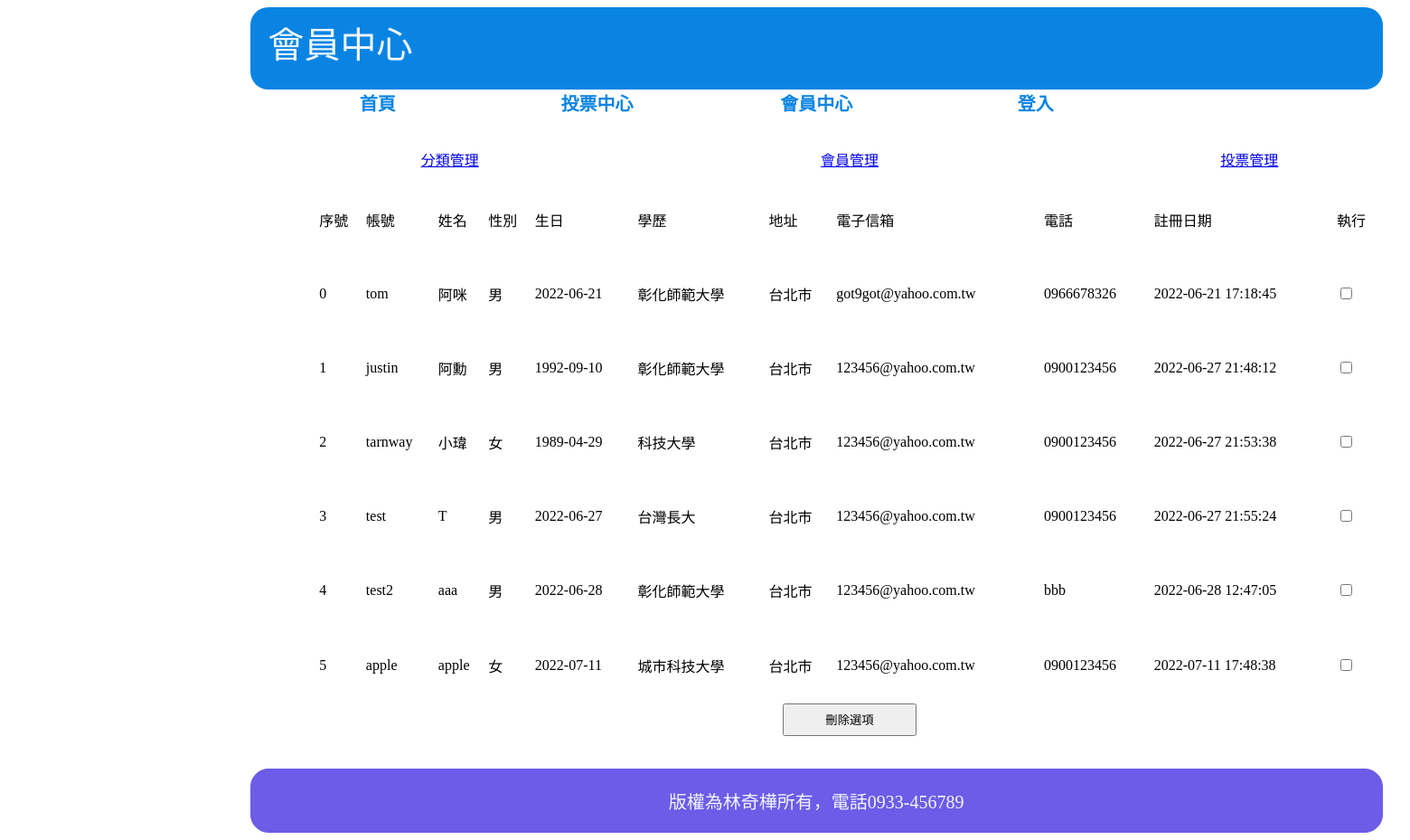
Page /back/back.php?table=2 on the earlier database version.
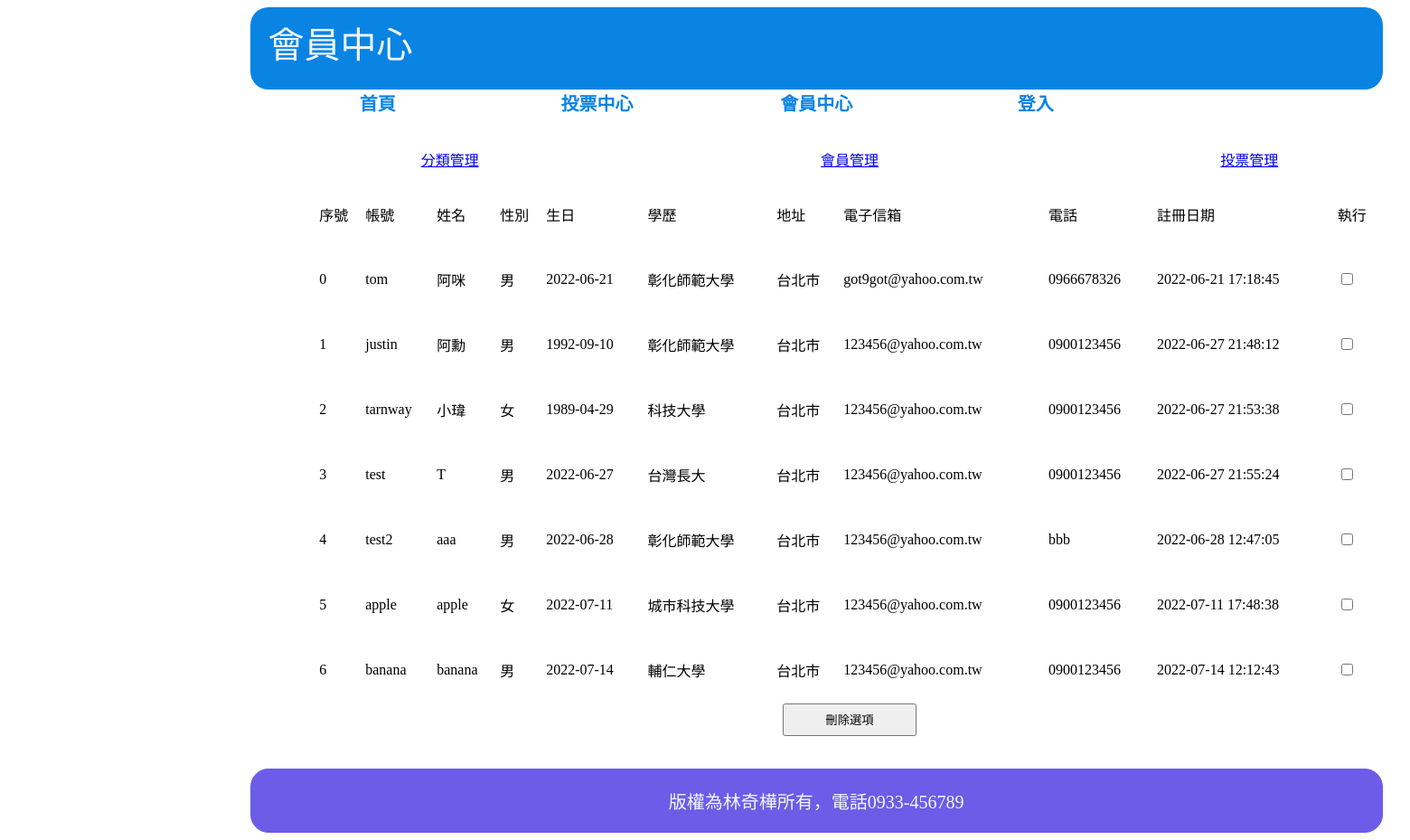
Same page on the later database version.
### tables this page shows
CREATE TABLE `users` (
  `id` int(11) UNSIGNED NOT NULL,
  `acc` varchar(12) NOT NULL,
  `pw` varchar(32) NOT NULL COMMENT '密碼',
  `name` varchar(12) NOT NULL,
  `gender` tinyint(1) UNSIGNED NOT NULL,
  `birthday` date NOT NULL,
  `eduction` varchar(32) NOT NULL,
  `addr` varchar(64) NOT NULL,
  `idcard` varchar(12) NOT NULL,
  `e-mail` varchar(64) NOT NULL,
  `phone` varchar(12) NOT NULL,
  `passnote` varchar(12) NOT NULL,
  `reg_date` datetime NOT NULL,
  `update_date` date NOT NULL
);

### function.php (called while the page is built, shortened)
<?php
function pdo()
{
    $dsn = "mysql:host=localhost;charset=utf8;dbname=vote";
    return  new PDO($dsn, 'root', '');
}
function all($table, ...$arg)
{
    $pdo = pdo();
    $sql = "SELECT * FROM $table ";
    return $pdo->query($sql)->fetchAll(PDO::FETCH_ASSOC);
}

### back/back.php (the view, shortened to what this page needs)
<!DOCTYPE html>
<html lang="en">
<head>
    <link rel="stylesheet" href="../css/body.css">
</head>
<body>
    <div id="header">
        <div>會員中心</div>
        <nav>
            <a href="../index.php">首頁</a>
            <?php
            if (isset($_SESSION)) {
                if ($_SESSION['id'] <= 3) {
                    echo   "<a href='../front/vote_center.php'>投票中心</a>";
                    echo   "<a href='../front/member_center.php'>會員中心</a>";
                } else {
                    echo   "<a href='../front/vote_center.php'>投票中心</a>";
                }
            }
            if (isset($_SESSION['user'])) {
            ?>
                <a href="../login/logout.php">登出</a>
            <?php
            } else {
            ?>
                <a href="../login/login.php">登入</a>
            <?php
            }
            ?>
        </nav>
    </div>
    <div id="content">
        <a href="./back.php?table=1" id="type_table">分類管理</a>
        <a href="./back.php?table=2" id="user_table">會員管理</a>
        <a href="./back.php?table=3" id="subject_table">投票管理</a>
        <?php
        if(isset($_GET['table'])){
        switch ($_GET['table']) {
        ?>
        <?php
            case '2':
        ?>
        <table id="users">
            <form action="./delete.php" method="post">
                        <tr>
                            <td>序號</td>
                            <td>帳號</td>
                            <td>姓名</td>
                            <td>性別</td>
                            <td>生日</td>
                            <td>學歷</td>
                            <td>地址</td>
                            <td>電子信箱</td>
                            <td>電話</td>
                            <td>註冊日期</td>
                            <td>執行</td>
                        </tr>
                    <?php
                    include_once "../function.php";
                    $table = 'users';
                    $users = all($table);
                    foreach ($users as $key => $user) {
                        echo "<tr>";
                        echo "<td>{$key}</td>";
                        echo "<td>{$user['acc']}</td>";
                        echo "<td>{$user['name']}</td>";
                        if ($user['gender'] == 0) {
                            $gender = '男';
                        } else {
                            $gender = '女';
                        }
                        echo "<td id='gender'>{$gender}</td>";
                        echo "<td>{$user['birthday']}</td>";
                        echo "<td>{$user['eduction']}</td>";
                        echo "<td>{$user['addr']}</td>";
                        echo "<td>{$user['e-mail']}</td>";
                        echo "<td>{$user['phone']}</td>";
                        echo "<td>{$user['reg_date']}</td>";
                        echo "<td><input type='checkbox' name='user[]' value='{$user['id']}'><label></label></td>";
                        echo "</tr>";
                    }
                    ?>
                    <input type='submit' id='user_del' value='刪除選項'>
            </form>
        </table>
        <?php
                break;
        ?><table id="sub_table">
        <?php
        }
    }
        ?>
    </div>
    <?php
   include "./footer.php";
   ?>
</body>
</html>

### back/footer.php
<?php
echo "<div id='footer'>";
echo "<p>版權為林奇樺所有，電話0933-456789</p>";
echo "</div>";
?>

### css/body.css (style rules this page uses)
body { display: grid; width: 1880px; height: 913px; grid-template-columns: repeat(21,calc(100% / 21 )); grid-template-rows: repeat(15,1fr); }
#header { display: grid; grid-template-columns: repeat(3,1fr); grid-template-rows: repeat(2,1fr) 0.5fr; grid-column: 4/18; grid-row: 1/3; }
#header>div { width: calc(100% - 40px); height: calc(100% - 20px); background-color: #0984e3; color: aliceblue; border-radius:20px; font-size: 40px; padding:10px 20px; grid-column: 1/4; grid-row: 1/3; }
#header>nav { padding:0 20px; text-align: center; display: grid; grid-template-columns: repeat(5,1fr); grid-column: 1/4; grid-row: 3/4; }
#header>nav>a { grid-column: 1 1 1 1 1; background-color: white; color: #0984e3; border-radius:0 0 50px 50px ; text-decoration:none; font-size: 20px; font-weight: bold; }
#content { display: grid; width: 100%; grid-template-columns: repeat(17,calc(100% / 17)); grid-template-rows: repeat(20,1fr); grid-column: 4/18; grid-row: 3/15; }
#footer { font-size: 20px; text-align: center; grid-column: 4/18; grid-row: 15/16; background-color: #6c5ce7; color: aliceblue; border: 1px solid #6c5ce7; border-radius: 20px; }

### back/back.php (style rules this page uses)
#type_table { text-align: center; grid-column: 2/6; grid-row: 2/3; }
#user_table { text-align: center; grid-column: 8/12; grid-row: 2/3; }
#users { grid-column: 2/20; grid-row: 3/19; }
#user_del { grid-column: 9/11; grid-row: 19/20; }
#subject_table { text-align: center; grid-column: 14/18; grid-row: 2/3; }

Differences in the rows shown:
added users: key "6", acc "banana", name "banana", gender "男", birthday "2022-07-14", eduction "輔仁大學", addr "台北市", value "123456@yahoo.com.tw", phone "0900123456", reg_date "2022-07-14 12:12:43"
